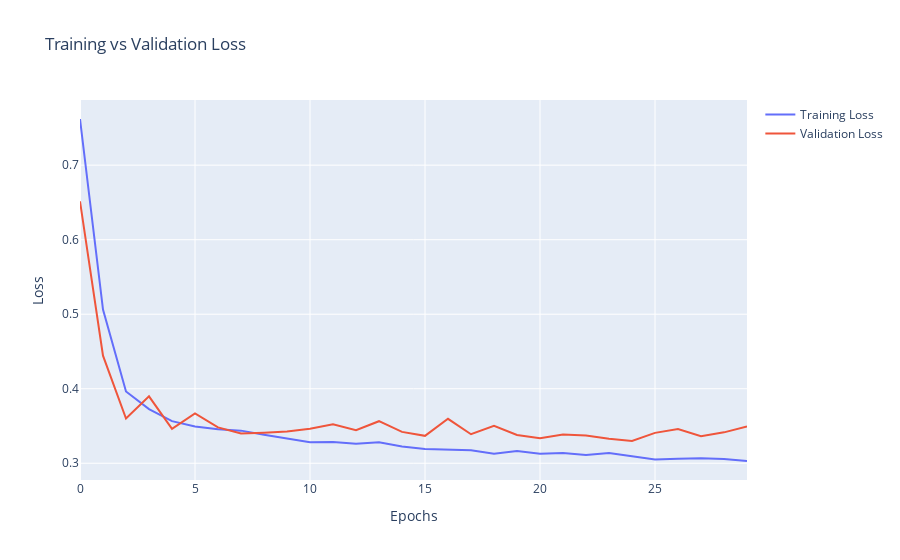

The notebook cell saved with this chart:
### Code cell
lstm_model_l2 = create_lstm_with_l2_model()
lstm_model_l2.compile(
    optimizer=Adam(),
    loss=BinaryCrossentropy(),
    metrics=['accuracy']
)

history = lstm_model_l2.fit(
    X_train,
    y_train,
    epochs=30,
    batch_size=32,
    validation_split=0.1,
    verbose=1
)

fig = go.Figure()
fig.add_trace(go.Scatter(y=history.history['loss'], mode='lines', name='Training Loss'))
fig.add_trace(go.Scatter(y=history.history['val_loss'], mode='lines', name='Validation Loss'))
fig.update_layout(
    xaxis_title='Epochs',
    yaxis_title='Loss',
    title='Training vs Validation Loss'
)
fig.show()

### Figure 1 — Plotly figure (JSON) as saved in the notebook; plotly's stock layout.template omitted (floating-point values rounded to 4 significant figures)
{"data": [{"mode": "lines", "name": "Training Loss", "type": "scatter", "y": [0.7619, 0.5062, 0.3964, 0.3727, 0.3565, 0.3492, 0.3455, 0.3438, 0.3383, 0.3338, 0.3282, 0.3285, 0.3263, 0.3283, 0.3226, 0.3193, 0.3181, 0.3175, 0.3129, 0.3163, 0.3129, 0.3137, 0.3112, 0.3137, 0.3095, 0.3049, 0.306, 0.3069, 0.3056, 0.303]}, {"mode": "lines", "name": "Validation Loss", "type": "scatter", "y": [0.6515, 0.4443, 0.3601, 0.3899, 0.3462, 0.3668, 0.3482, 0.34, 0.341, 0.3426, 0.3462, 0.3522, 0.3445, 0.3564, 0.3421, 0.3368, 0.3596, 0.3389, 0.3503, 0.338, 0.3335, 0.3385, 0.3373, 0.3328, 0.3298, 0.3408, 0.3458, 0.3364, 0.3415, 0.3493]}], "layout": {"title": {"text": "Training vs Validation Loss"}, "xaxis": {"title": {"text": "Epochs"}}, "yaxis": {"title": {"text": "Loss"}}}}
